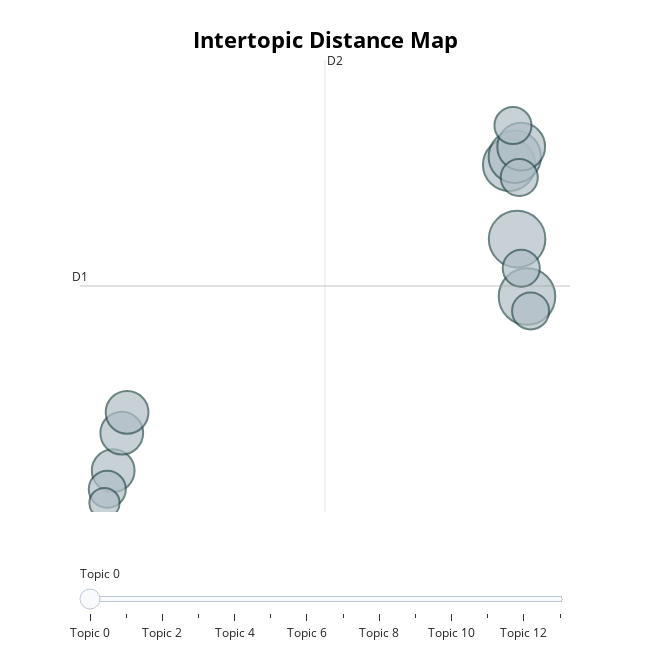

The cell this chart's notebook holds for it:
### Code cell
topic_model.visualize_topics()

### Figure 1 — Plotly figure (JSON) as saved in the notebook; plotly's stock layout.template omitted (floating-point values rounded to 4 significant figures)
{"data": [{"customdata": [[0, "robust | regret | game | learning | levels", 7], [1, "demand | mobile | supply | marl | based", 7], [2, "communication | message | attackers | ego | messages", 6], [3, "cmarl | robustness | adversarial | marl | agent", 6], [4, "dqn | based | transmission | data | deep", 5], [5, "detection | network | scheme | ids | intrusion", 4], [6, "poisoning | attack | agent | observe | setting", 4], [7, "backdoor | population | rl | shine | victim", 4], [8, "scenarios | driving | autonomous | vehicles | failure", 3], [9, "attacks | camouflage | attack | poisoning | attacker", 3], [10, "byzantine | uav | ddpg | multiagent | aggregation", 3], [11, "defense | network | strategy | game | markov", 3], [12, "xmlns | w3 | xlink | http | www", 3], [13, "macta | policies | cta | detectors | attackers", 2]], "hovertemplate": "<b>Topic %{customdata[0]}</b><br>%{customdata[1]}<br>Size: %{customdata[2]}", "legendgroup": "", "marker": {"color": "#B0BEC5", "line": {"color": "DarkSlateGrey", "width": 2}, "size": [7, 7, 6, 6, 5, 4, 4, 4, 3, 3, 3, 3, 3, 2], "sizemode": "area", "sizeref": 0.004375, "symbol": "circle"}, "mode": "markers", "name": "", "orientation": "v", "showlegend": false, "type": "scatter", "x": [17.59, 18.28, 17.02, 17.42, 17.87, -10.89, -10.29, -9.912, 17.88, -11.31, 17.29, 18.54, 17.74, -11.51], "xaxis": "x", "y": [5.714, 4.702, 7.027, 7.167, 7.346, 1.629, 2.291, 2.657, 5.2, 1.299, 7.718, 4.446, 6.801, 1.056], "yaxis": "y"}], "layout": {"annotations": [{"showarrow": false, "text": "D1", "x": -13.23, "y": 4.887, "yshift": 10}, {"showarrow": false, "text": "D2", "x": 4.042, "xshift": 10, "y": 8.875}], "height": 650, "hoverlabel": {"bgcolor": "white", "font": {"family": "Rockwell", "size": 16}}, "legend": {"itemsizing": "constant", "tracegroupgap": 0}, "margin": {"t": 60}, "shapes": [{"line": {"color": "#CFD8DC", "width": 2}, "type": "line", "x0": 4.042, "x1": 4.042, "y0": 0.8977, "y1": 8.875}, {"line": {"color": "#9E9E9E", "width": 2}, "type": "line", "x0": -13.23, "x1": 21.32, "y0": 4.887, "y1": 4.887}], "sliders": [{"active": 0, "pad": {"t": 50}, "steps": [{"args": [{"marker.color": [["red", "#B0BEC5", "#B0BEC5", "#B0BEC5", "#B0BEC5", "#B0BEC5", "#B0BEC5", "#B0BEC5", "#B0BEC5", "#B0BEC5", "#B0BEC5", "#B0BEC5", "#B0BEC5", "#B0BEC5"]]}], "label": "Topic 0", "method": "update"}, {"args": [{"marker.color": [["#B0BEC5", "red", "#B0BEC5", "#B0BEC5", "#B0BEC5", "#B0BEC5", "#B0BEC5", "#B0BEC5", "#B0BEC5", "#B0BEC5", "#B0BEC5", "#B0BEC5", "#B0BEC5", "#B0BEC5"]]}], "label": "Topic 1", "method": "update"}, {"args": [{"marker.color": [["#B0BEC5", "#B0BEC5", "red", "#B0BEC5", "#B0BEC5", "#B0BEC5", "#B0BEC5", "#B0BEC5", "#B0BEC5", "#B0BEC5", "#B0BEC5", "#B0BEC5", "#B0BEC5", "#B0BEC5"]]}], "label": "Topic 2", "method": "update"}, {"args": [{"marker.color": [["#B0BEC5", "#B0BEC5", "#B0BEC5", "red", "#B0BEC5", "#B0BEC5", "#B0BEC5", "#B0BEC5", "#B0BEC5", "#B0BEC5", "#B0BEC5", "#B0BEC5", "#B0BEC5", "#B0BEC5"]]}], "label": "Topic 3", "method": "update"}, {"args": [{"marker.color": [["#B0BEC5", "#B0BEC5", "#B0BEC5", "#B0BEC5", "red", "#B0BEC5", "#B0BEC5", "#B0BEC5", "#B0BEC5", "#B0BEC5", "#B0BEC5", "#B0BEC5", "#B0BEC5", "#B0BEC5"]]}], "label": "Topic 4", "method": "update"}, {"args": [{"marker.color": [["#B0BEC5", "#B0BEC5", "#B0BEC5", "#B0BEC5", "#B0BEC5", "red", "#B0BEC5", "#B0BEC5", "#B0BEC5", "#B0BEC5", "#B0BEC5", "#B0BEC5", "#B0BEC5", "#B0BEC5"]]}], "label": "Topic 5", "method": "update"}, {"args": [{"marker.color": [["#B0BEC5", "#B0BEC5", "#B0BEC5", "#B0BEC5", "#B0BEC5", "#B0BEC5", "red", "#B0BEC5", "#B0BEC5", "#B0BEC5", "#B0BEC5", "#B0BEC5", "#B0BEC5", "#B0BEC5"]]}], "label": "Topic 6", "method": "update"}, {"args": [{"marker.color": [["#B0BEC5", "#B0BEC5", "#B0BEC5", "#B0BEC5", "#B0BEC5", "#B0BEC5", "#B0BEC5", "red", "#B0BEC5", "#B0BEC5", "#B0BEC5", "#B0BEC5", "#B0BEC5", "#B0BEC5"]]}], "label": "Topic 7", "method": "update"}, {"args": [{"marker.color": [["#B0BEC5", "#B0BEC5", "#B0BEC5", "#B0BEC5", "#B0BEC5", "#B0BEC5", "#B0BEC5", "#B0BEC5", "red", "#B0BEC5", "#B0BEC5", "#B0BEC5", "#B0BEC5", "#B0BEC5"]]}], "label": "Topic 8", "method": "update"}, {"args": [{"marker.color": [["#B0BEC5", "#B0BEC5", "#B0BEC5", "#B0BEC5", "#B0BEC5", "#B0BEC5", "#B0BEC5", "#B0BEC5", "#B0BEC5", "red", "#B0BEC5", "#B0BEC5", "#B0BEC5", "#B0BEC5"]]}], "label": "Topic 9", "method": "update"}, {"args": [{"marker.color": [["#B0BEC5", "#B0BEC5", "#B0BEC5", "#B0BEC5", "#B0BEC5", "#B0BEC5", "#B0BEC5", "#B0BEC5", "#B0BEC5", "#B0BEC5", "red", "#B0BEC5", "#B0BEC5", "#B0BEC5"]]}], "label": "Topic 10", "method": "update"}, {"args": [{"marker.color": [["#B0BEC5", "#B0BEC5", "#B0BEC5", "#B0BEC5", "#B0BEC5", "#B0BEC5", "#B0BEC5", "#B0BEC5", "#B0BEC5", "#B0BEC5", "#B0BEC5", "red", "#B0BEC5", "#B0BEC5"]]}], "label": "Topic 11", "method": "update"}, {"args": [{"marker.color": [["#B0BEC5", "#B0BEC5", "#B0BEC5", "#B0BEC5", "#B0BEC5", "#B0BEC5", "#B0BEC5", "#B0BEC5", "#B0BEC5", "#B0BEC5", "#B0BEC5", "#B0BEC5", "red", "#B0BEC5"]]}], "label": "Topic 12", "method": "update"}, {"args": [{"marker.color": [["#B0BEC5", "#B0BEC5", "#B0BEC5", "#B0BEC5", "#B0BEC5", "#B0BEC5", "#B0BEC5", "#B0BEC5", "#B0BEC5", "#B0BEC5", "#B0BEC5", "#B0BEC5", "#B0BEC5", "red"]]}], "label": "Topic 13", "method": "update"}]}], "title": {"font": {"color": "Black", "size": 22}, "text": "<b>Intertopic Distance Map</b>", "x": 0.5, "xanchor": "center", "y": 0.95, "yanchor": "top"}, "width": 650, "xaxis": {"anchor": "y", "domain": [0, 1], "range": [-13.23, 21.32], "title": {"text": ""}, "visible": false}, "yaxis": {"anchor": "x", "domain": [0, 1], "range": [0.8977, 8.875], "title": {"text": ""}, "visible": false}}}
